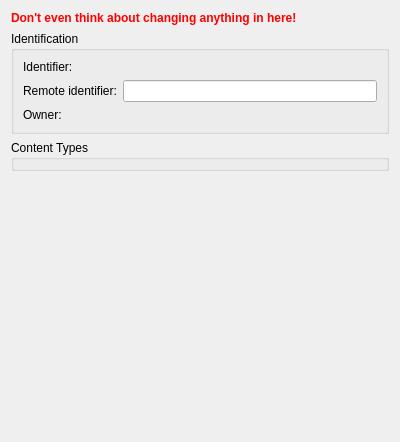
<ui version="4.0" >
 <class>CollectionInternalsPage</class>
 <widget class="QWidget" name="CollectionInternalsPage" >
  <property name="geometry" >
   <rect>
    <x>0</x>
    <y>0</y>
    <width>400</width>
    <height>442</height>
   </rect>
  </property>
  <layout class="QVBoxLayout" >
   <item>
    <widget class="QLabel" name="label_7" >
     <property name="styleSheet" >
      <string>font-weight:600;
color:#ff0000;</string>
     </property>
     <property name="text" >
      <string>Don't even think about changing anything in here!</string>
     </property>
    </widget>
   </item>
   <item>
    <widget class="QGroupBox" name="groupBox" >
     <property name="title" >
      <string>Identification</string>
     </property>
     <layout class="QGridLayout" >
      <item row="0" column="0" >
       <widget class="QLabel" name="label" >
        <property name="text" >
         <string>Identifier:</string>
        </property>
       </widget>
      </item>
      <item row="0" column="1" >
       <widget class="QLabel" name="idLabel" >
        <property name="text" >
         <string/>
        </property>
       </widget>
      </item>
      <item row="1" column="0" >
       <widget class="QLabel" name="label_2" >
        <property name="text" >
         <string>Remote identifier:</string>
        </property>
        <property name="buddy" >
         <cstring>ridEdit</cstring>
        </property>
       </widget>
      </item>
      <item row="1" column="1" >
       <widget class="KLineEdit" name="ridEdit" />
      </item>
      <item row="2" column="0" >
       <widget class="QLabel" name="label_3" >
        <property name="text" >
         <string>Owner:</string>
        </property>
       </widget>
      </item>
      <item row="2" column="1" >
       <widget class="QLabel" name="resourceLabel" >
        <property name="text" >
         <string/>
        </property>
       </widget>
      </item>
     </layout>
    </widget>
   </item>
   <item>
    <widget class="KEditListBox" name="contentTypes" >
     <property name="title" >
      <string>Content Types</string>
     </property>
     <property name="buttons" >
      <set>KEditListBox::Add|KEditListBox::Remove</set>
     </property>
    </widget>
   </item>
   <item>
    <spacer>
     <property name="orientation" >
      <enum>Qt::Vertical</enum>
     </property>
     <property name="sizeHint" >
      <size>
       <width>20</width>
       <height>40</height>
      </size>
     </property>
    </spacer>
   </item>
  </layout>
 </widget>
 <customwidgets>
  <customwidget>
   <class>KEditListBox</class>
   <extends>QGroupBox</extends>
   <header>keditlistbox.h</header>
  </customwidget>
  <customwidget>
   <class>KLineEdit</class>
   <extends>QLineEdit</extends>
   <header>klineedit.h</header>
  </customwidget>
 </customwidgets>
 <resources/>
 <connections/>
</ui>
